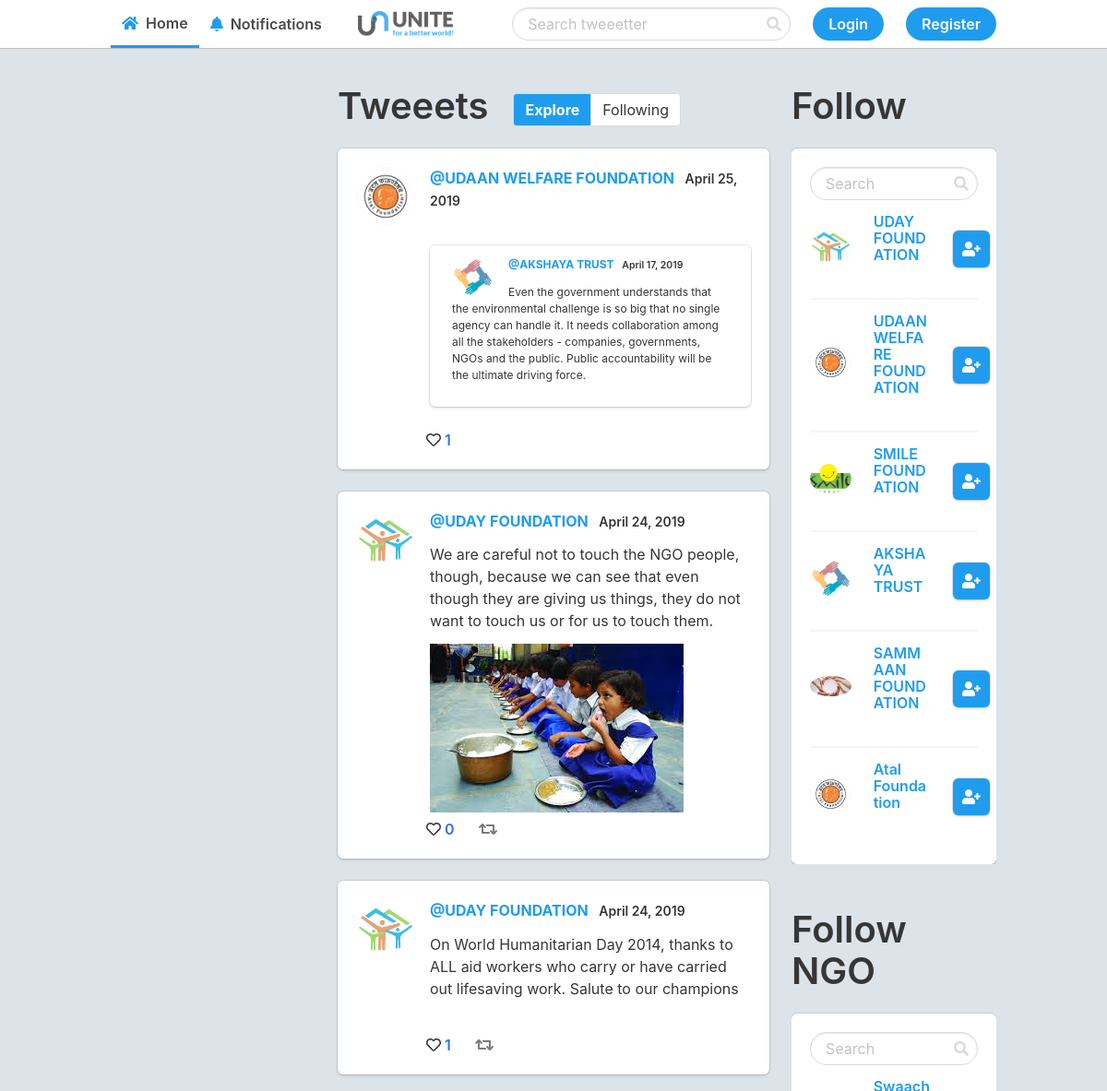
Before: / (upper part) with the older database file.
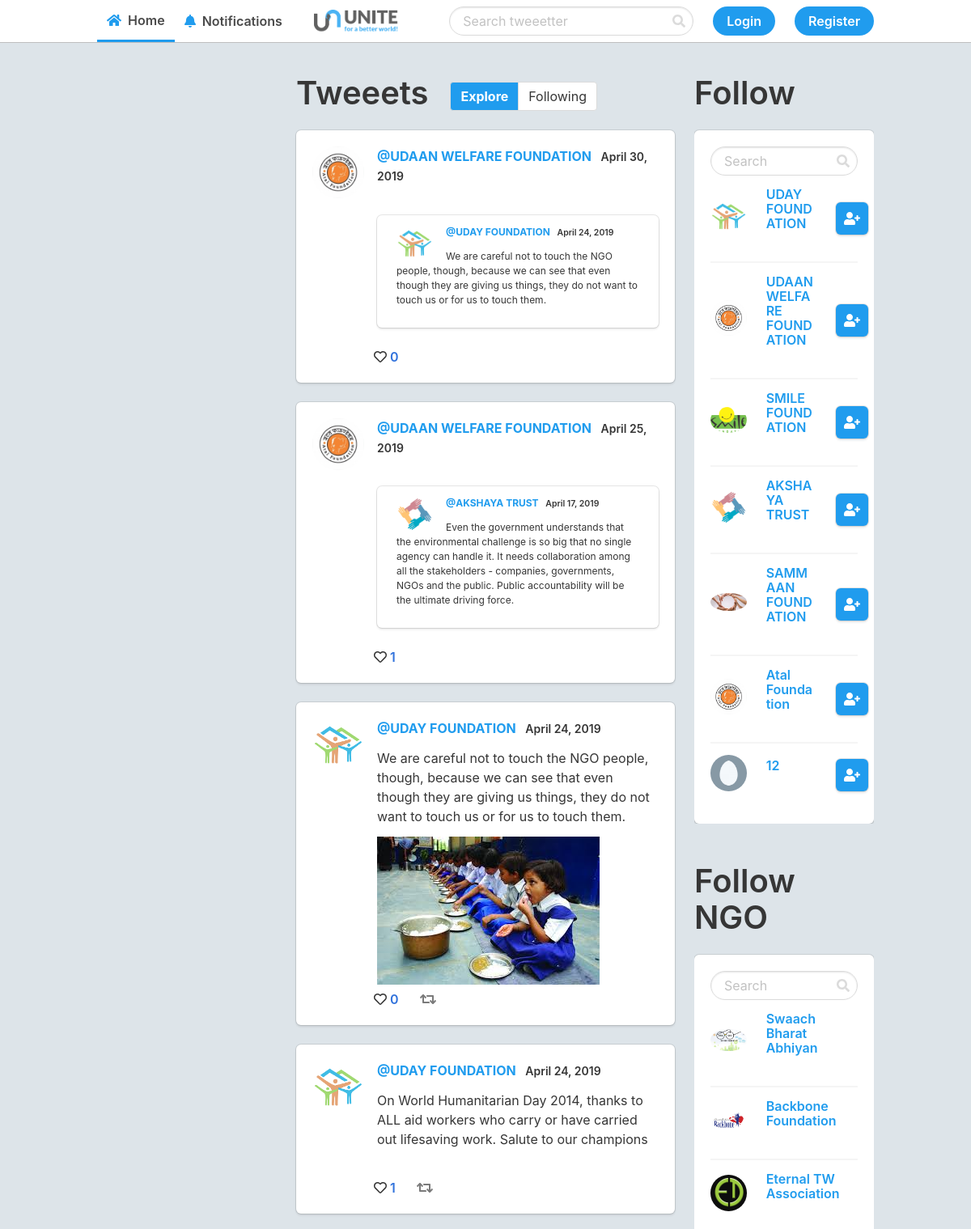
After: the same page with the newer database file.
### app.py (models this page shows, shortened)
class Post(db.Model):
    id = db.Column(db.Integer, primary_key=True)
    date_posted = db.Column(db.DateTime, nullable=False,
                            default=datetime.utcnow)
    content = db.Column(db.Text, nullable=False)
    post_img = db.Column(db.String(30))
    user_id = db.Column(db.Integer, db.ForeignKey('user.id'), nullable=False)
    retweet = db.Column(db.Integer, default=None, nullable=True, unique=False)

class User(db.Model):
    id = db.Column(db.Integer, primary_key=True)
    username = db.Column(db.String(25), unique=True, nullable=False)
    email = db.Column(db.String(120), unique=True, nullable=False)
    image_file = db.Column(db.String(20), default='default.jpg')
    password = db.Column(db.String(64), nullable=False)
    verified = db.Column(db.Integer, default=0, nullable=True)
    posts = db.relationship('Post', backref='author', lazy=True)
    likes = db.relationship('Post', secondary=likes,
                            backref=db.backref('likes', lazy='dynamic'), lazy='dynamic')
    followed = db.relationship('User', secondary=followers,
                               primaryjoin=(followers.c.follower_id == id),
                               secondaryjoin=(followers.c.followed_id == id),
                               backref=db.backref('followers', lazy='dynamic'), lazy='dynamic')

class Ngo(db.Model):
    id = db.Column(db.Integer, primary_key=True)
    ngo_id = db.Column(db.Integer)
    ngo_name = db.Column(db.String(25), unique=True, nullable=False)
    ngo_email = db.Column(db.String(120), unique=True, nullable=False)
    ngo_image_file = db.Column(db.String(20), default='default.jpg')
    ng_info = db.Column(db.Text)
    ngo_password = db.Column(db.String(64), nullable=False)
    ngo_verified = db.Column(db.Integer, default=0, nullable=True)

### app.py (the view)
@app.route('/')
def home():
    posts = Post.query.all()
    follow_suggestions = User.query.all()[0:]
    follow_suggestions_ngo = Ngo.query.all()[0:]
    if current_user():  # If there is a user in the session
        if current_user() in follow_suggestions:  # If the current user is in the user's follow suggestions
            follow_suggestions.remove(current_user())
    if current_user():  # If there is a user in the session
        if current_user() in follow_suggestions_ngo:  # If the current user is in the user's follow suggestions
            follow_suggestions_ngo.remove(current_user())
    return render_template('home.html', posts=posts, user=current_user(), Post_model=Post, likes=likes, follow_suggestions=follow_suggestions,follow_suggestions_ngo=follow_suggestions_ngo, User=User)

### templates/home.html (shortened to what this page needs)
{% extends 'layout.html' %}
{% block body %}
<div class="columns">
    <div class="column is-one-quarter is-hidden-touch">
    </div>
    <div class="column is-half">
        <div class="level is-hidden-touch">
            <div class="level-left">
                <h2 class="title is-2">Tweeets</h2>
            </div>
            <div class="level-right">
                <div class="field has-addons" style="margin: .5rem 6rem 0 0;">
                    <p class="control">
                        {% if url_for(request.endpoint) == url_for('home') %}
                        <a class="button has-background-info has-text-white has-text-weight-bold"
                            href="{{ url_for('home') }}">
                            <span>Explore</span>
                        </a>
                        {% else %}
                        <a class="button" href="{{ url_for('home') }}">
                            <span>Explore</span>
                        </a>
                        {% endif %}
                    </p>
                    <p class="control">
                        {% if url_for(request.endpoint) == url_for('home_following') %}
                        <a class="button has-background-info has-text-white has-text-weight-bold"
                            href="{{ url_for('home_following') }}">
                            <span>Following</span>
                        </a>
                        {% else %}
                        <a class="button" href="{{ url_for('home_following') }}">
                            <span>Following</span>
                        </a>
                        {% endif %}
                    </p>
                </div>
            </div>
        </div>
        {% for post in posts|reverse %}
        {% include "includes/_post.html" %}
        {% endfor %}
    </div>
    <div class="column is-two-fifth is-hidden-touch">
        <div class="wrap" style="overflow-y: auto;">
            <h2 class="title is-2">Follow</h2>
            <div class="box">
                <form action="{{ url_for('search_ngo')  }}" method="POST">
                    <div class="control has-icons-right">
                        <input type="search" placeholder="Search " class="input is-rounded" name="search">
                        <span class="icon is-right">
                        </span>
                    </div>
                </form>
                {% for suggestion in follow_suggestions %}
                <div class="columns is-vcentered" style="margin-top: 2px; margin-bottom: 2px;">
                    <div class="column is-one-third">
                        <img src="{{ url_for('static', filename='profile_pics/' + suggestion.image_file) }}"
                            alt="{{ suggestion.username }}" class="profile" width="60">
                    </div>
                    <div class="column">
                        <a><h4 class="title is-6 has-text-info">{{ suggestion.username }}</h4></a>
                        <br>
                    </div>
                    <div class="column is-one-quarter">
                        {% if user in suggestion.followers.all() %}
                        <a href="{{ url_for('unfollow', id=suggestion.id) }}">
                            <div class="box icon has-background-light is-small">
                                <i class="fas fa-user-minus has-text-danger"></i>
                            </div>
                        </a>
                        {% else %}
                        <a href="{{ url_for('follow', id=suggestion.id) }}">
                            <div class="box has-background-info icon is-small">
                                <i class="fas fa-user-plus has-text-white"></i>
                            </div>
                        </a>
                        {% endif %}
                    </div>
                </div>
                {% if suggestion != follow_suggestions[-1] %}
                <hr class="is-marginless">
                {% endif %}
                {% endfor %}
            </div>
        </div>
<br>
<br>
            <div class="wrap" style="overflow-y: auto;">
                <h2 class="title is-2">Follow NGO</h2>
                <div class="box">
                    <form action="{{ url_for('search_ngo')  }}" method="POST">
                        <div class="control has-icons-right">
                            <input type="search" placeholder="Search " class="input is-rounded" name="search">
                            <span class="icon is-right">
                            </span>
                        </div>
                    </form>
                    {% for suggestion in follow_suggestions_ngo %}
                    <div class="columns is-vcentered" style="margin-top: 2px; margin-bottom: 2px;">
                        <div class="column is-one-third">
                            <img src="{{ url_for('static', filename='profile_pics/' + suggestion.ngo_image_file) }}"
                                alt="{{ suggestion.ngo_name }}" class="profile" width="60">
                        </div>
                        <div class="column">
                            <a href=""><h4 class="title is-6 has-text-info">{{ suggestion.ngo_name }}</h4></a>
                            <br>
                        </div>
                    </div>
                    {% if suggestion != follow_suggestions[-1] %}
                    <hr class="is-marginless">
                    {% endif %}
                    {% endfor %}
                </div>
            </div>
        </div>
</div>
{% endblock %}

### templates/layout.html (shortened to what this page needs)
<!DOCTYPE html>
<html style="background-color: #dde4e9;">
<head>
    <link rel="stylesheet" href="{{ url_for('static', filename='css/' + 'bulma.min.css') }}">
</head>
<body class="has-navbar-fixed-top">
    {% include 'includes/_navbar.html' %}
    <div class="container" style="padding-top: 1rem;">
        {% include 'includes/_flash.html' %}
        {% block body %}
        {% endblock %}
    </div>
</body>
</html>

### templates/includes/_navbar.html (shortened to what this page needs)
<div class="navbar is-fixed-top has-text-weight-semibold" style="border-bottom: 1px solid rgba(0,0,0,0.25);">
    <div class="container">
        <div class="navbar-menu">
            <div class="navbar-start">
                <a href="{{ url_for('home') }}" class="navbar-item home-nav"><i
                        class="fas fa-home has-text-info"></i>&nbsp;&nbsp;Home</a>
                <a href="#" class="navbar-item notif-nav"><i
                        class="fas fa-bell has-text-info"></i>&nbsp;&nbsp;Notifications</a>
            </div>
        </div>
        <div class="navbar-brand">
            <a class="navbar-item has-text-info" href="{{ url_for('home') }}">
                <img src="{{ url_for('static', filename='graphics/' + 'Unite-logo-1.png') }}" alt="">
            </a>
        </div>
        <div class="navbar-menu">
            <div class="navbar-end">
                <div class="navbar-item search-nav">
                    <form action="{{ url_for('search')  }}" method="POST">
                        <div class="control has-icons-right">
                            <input type="search" placeholder="Search tweeetter" class="input is-rounded" name="search">
                            <span class="icon is-right">
                            </span>
                        </div>
                    </form>
                </div>
                {% if session.logged_in %}
                <div class="navbar-item">
                    <a href="{{ url_for('new_post') }}" class="button is-info is is-rounded" style="margin-right:20px;"><i
                            class="fas fa-pen-nib"></i>&nbsp;&nbsp;Tweeet&nbsp;&nbsp;</a>
                    <a href="{{ url_for('donate_ngo') }}" class="button is-info is is-rounded"><i
                                class="fas fa-pen-nib">&#xf4b9;</i>&nbsp;&nbsp;Donate</a>
                </div>
                <div class="navbar-item has-dropdown is-hoverable">
                    <a class="navbar-item">
                        <span class="icon has-text-info">
                            <i class="fas fa-lg fa-ellipsis-v"></i>
                        </span>
                    </a>
                    <div class="navbar-dropdown">
                        <a class="navbar-item has-text-info" href="{{ url_for('profile') }}">
                            <i class="fas fa-user"></i>&nbsp;&nbsp;Profile
                        </a>
                        <a class="navbar-item has-text-info" href="{{ url_for('logout') }}">
                            <i class="fas fa-sign-out-alt"></i>&nbsp;&nbsp;Logout
                        </a>
                    </div>
                </div>
            </div>
            {% else %}
            <div class="navbar-item">
                <a href="{{ url_for('login') }}" class="button is-info is is-rounded">Login</a>
            </div>
            <div class="navbar-item">
                <a href="{{ url_for('register') }}" class="button is-info is is-rounded">Register</a>
            </div>
            {% endif %}
        </div>
    </div>
</div>
</div>

### templates/includes/_flash.html (shortened to what this page needs)
<div class="columns is-centered">
    <div class="column is-half">
    </div>
</div>

### templates/includes/_post.html (shortened to what this page needs)
{% set id = post.id %}
<a href="/post/{{post.id}}" class="has-text-dark">
    <div class="box" id="{{id}}">
        <article class="media">
            <figure class="media-left">
                <p class="image is-64x64">
                    {% set profile_pic = url_for('static', filename='profile_pics/' + post.author.image_file) %}
                    <img src="{{ profile_pic }}" style="width: 64px; height: 64px;" class="profile">
                </p>
            </figure>
            <div class="media-content">
                <div class="content">
                    <p style="margin-bottom: .8rem;">
                        <strong class="has-text-info">@{{post.author.username}}</strong>
                        <small
                            class="has-text-weight-semibold">&nbsp;&nbsp;{{post.date_posted.strftime('%B %d, %Y')}}</small>
                        <br>
                        <p style="margin-bottom: .8rem;">{{post.content}}</p>
                        {% if post.post_img == None %}
                        <img src="{{ post.post_img }}" alt="">
                        {% else %}
                        {% set post_pic = url_for('static', filename='post_img/' + post.post_img ) %}
                        <img src="{{ post_pic }}" >
                        {% endif %}
                        {% if post.retweet != None  %}
                        {% set retweet = Post_model.query.filter_by(id=post.retweet).first() %}
                        <div class="box" style="padding: 0.75rem 1.5rem;">
                            <a href="/post/{{retweet.id}}" class="has-text-dark">
                                <div class="content is-small">
                                    <img src="{{ url_for('static', filename='profile_pics/' + retweet.author.image_file) }}"
                                        alt="Profile Picture" class="profile is-pulled-left" width="45"
                                        style="margin: auto 1rem auto 0;">
                                    <p>
                                        <strong
                                            class="has-text-info">@{{retweet.author.username}}</strong>
                                        <small
                                            class="has-text-weight-semibold">&nbsp;&nbsp;{{retweet.date_posted.strftime('%B %d, %Y')}}</small>
                                        <br>
                                        <p style="margin-bottom: .8rem;">{{retweet.content}}</p>
                                    </p>
                                </div>
                            </a>
                        </div>
                        {% endif %}
                    </p>
                </div>
                <div class="level-left">
                    <a class="level-item has-text-weight-semibold" href="/like/{{post.id}}" style="margin-right: 2rem;">
                        {% if user != None %}
                        {% if user in post.likes.all() %}
                        <span class="icon is-small has-text-danger"><i
                                class="fas fa-heart"></i>&nbsp;&nbsp;</span>{{post.likes.all()|length}}
                        {% else %}
                        <span class="icon is-small has-text-dark"><i
                                class="far fa-heart"></i>&nbsp;&nbsp;</span>{{post.likes.all()|length}}
                        {% endif %}
                        {% else %}
                        <span class="icon is-small has-text-dark"><i
                                class="far fa-heart"></i>&nbsp;&nbsp;</span>{{post.likes.all()|length}}
                        {% endif %}
                    </a>
                    {% if post.retweet == None %}
                    <a class="level-item has-text-weight-semibold" href="/retweet/{{post.id}}">
                        {% if user != None %}
                        {% if Post_model.query.filter_by(user_id=user.id).filter_by(retweet=post.id).first() %}
                        <span class="icon is-small has-text-primary"><i class="fas fa-retweet"></i>&nbsp;&nbsp;</span>
                        {% else %}
                        <span class="icon is-small has-text-grey"><i class="fas fa-retweet"></i>&nbsp;&nbsp;</span>
                        {% endif %}
                        {% else %}
                        <span class="icon is-small has-text-grey"><i class="fas fa-retweet"></i>&nbsp;&nbsp;</span>
                        {% endif %}
                    </a>
                    {% endif %}
                </div>
            </div>
        </article>
    </div>
</a>

Changed rows visible on the page:
added Post: author.username "UDAAN WELFARE FOUNDATION", date_posted "April 30, 2019", image_file (picture), {{ retweet.author.username }} "UDAY FOUNDATION", {{ retweet.date_posted.strftime('%B %d, %Y') }} "April 24, 2019", {{ retweet.content }} "We are careful not to touch the NGO people, though, because we can see that even though they are giving us things, they do not want to touch us or for us to touch them.", likes.all|length "0"
added User: image_file (placeholder picture), username "12"
now on this page (row unchanged): Ngo: ngo_image_file (picture), ngo_name "Swaach Bharat Abhiyan"
now on this page (row unchanged): Ngo: ngo_image_file (picture), ngo_name "Backbone Foundation"
now on this page (row unchanged): Ngo: ngo_image_file (picture), ngo_name "Eternal TW Association"
